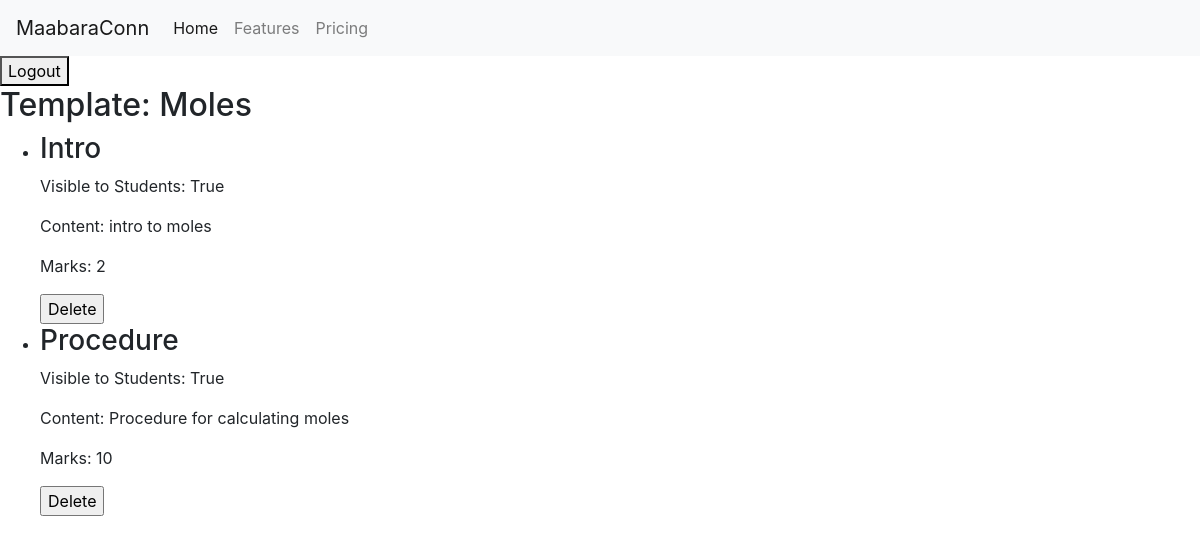
The page /users/lab_template/21/ on the database its author committed.
### users/models.py (models this page shows, shortened)
class LabTemplate(models.Model):
    course = models.ForeignKey(
        Course, on_delete=models.CASCADE, related_name='lab_templates')
    name = models.CharField(max_length=255)
    laboratory = models.ForeignKey(
        Laboratory, on_delete=models.CASCADE, related_name='lab_templates')

class TemplateSection(models.Model):
    lab_template = models.ForeignKey(
        LabTemplate, on_delete=models.CASCADE, related_name='sections')
    title = models.CharField(max_length=255)
    content = models.TextField()
    visible_to_students = models.BooleanField(default=True)
    section_type = models.ForeignKey(SectionType, on_delete=models.CASCADE)
    marks = models.PositiveIntegerField(default=0)

class SectionType(models.Model):
    name = models.CharField(max_length=100)
    default_content = models.TextField(blank=True)

### users/views.py (the view)
def view_template_details(request, lab_template_id):
    template = get_object_or_404(LabTemplate, id=lab_template_id)
    sections = template.sections.all()  # Fetch all related sections
    context = {
        'template': template,
        'sections': sections,
    }
    return render(request, 'users/template_details.html', context)

### users/templates/users/template_details.html (shortened to what this page needs)
{% extends 'base.html' %}
{% block content %}
<h2>Template: {{ template.name }}</h2>
{% if sections %}
<ul>
  {% for section in sections %}
  <li>
    <h3>{{ section.section_type.name }}</h3>
    <p>Visible to Students: {{ section.visible_to_students }}</p>
    <p>Content: {{ section.content }}</p>
    <p>Marks: {{ section.marks }}</p>
    <form
      action="{% url 'delete_section' lab_template_id=template.id section_id=section.id %}"
      method="post"
    >
      <input type="submit" value="Delete" />
    </form>
  </li>
  {% endfor %}
</ul>
{% else %}
<p>No sections have been added to this template yet.</p>
{% endif %} {% endblock %}

### rows shown on the page
LabTemplate: name "Moles"
TemplateSection: section_type.name "Intro", visible_to_students "True", content "intro to moles", marks "2"
TemplateSection: section_type.name "Procedure", visible_to_students "True", content "Procedure for calculating moles", marks "10"
